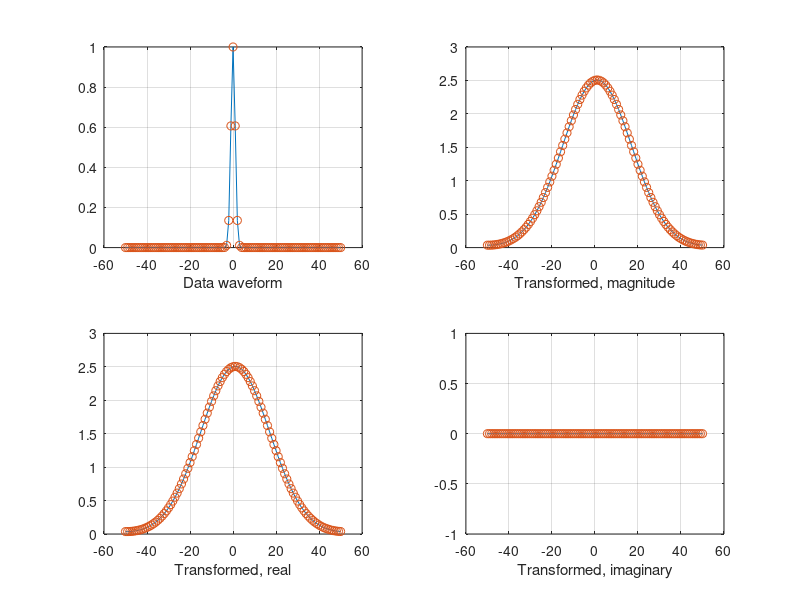
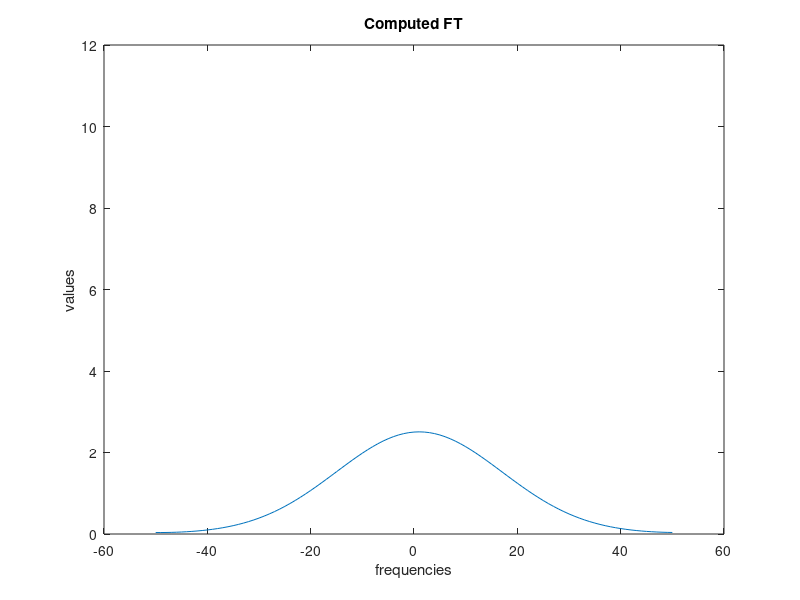
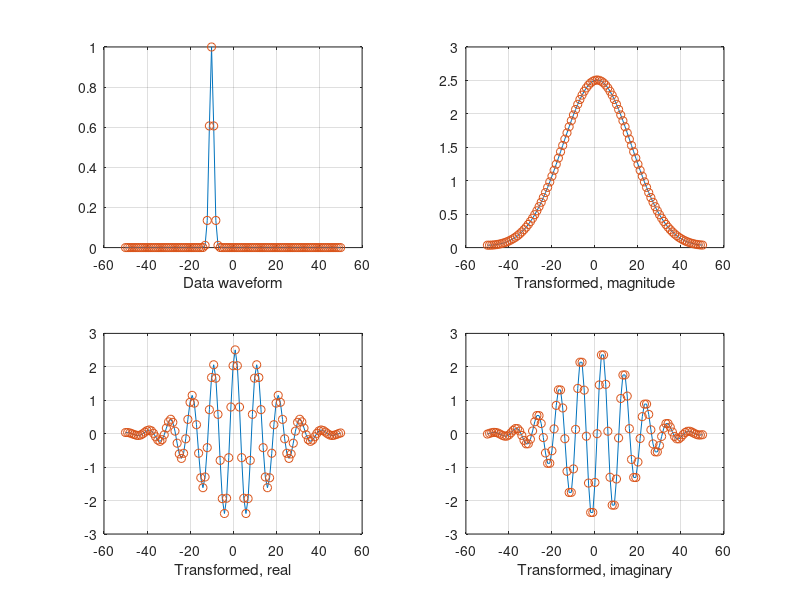
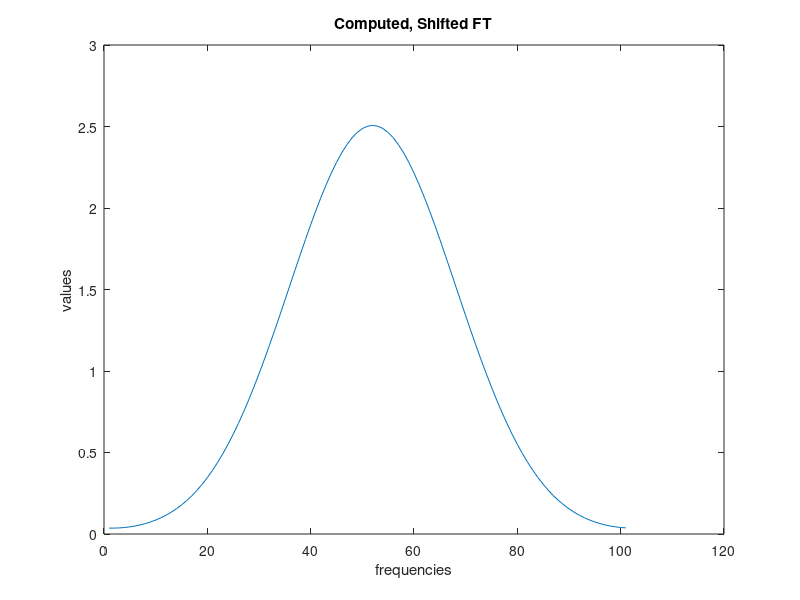

Reproduce these figures in MATLAB, in order.
% Lab 4 Part 1
%% 1.1 Fourier transform of a Gaussian pulse. 
%% 1.2 Numerical verification.

clear; clf; clc;
sigma=1; % value of sigma changes manually
N=50; % arbitrary length
fs = 50;
Ts = 1/fs;
t=-N:1:N;

x=exp(-t.^2/(2*sigma^2)); % Gaussian function
xs = circshift(x,[0 -N]); 

subplot(221);
plot(t,x);grid;
xlabel('Data waveform');
hold on; plot(t,x,'o'); hold off;

% Computed FT
xx=fft(xs);    
xxs = circshift(xx,[0 -N]);
subplot(222);
plot(t, abs(xxs));grid;xlabel('Transformed, magnitude');
hold on; plot(t,abs(xxs),'o'); hold off;

subplot(223);
plot(t, real(xxs));grid;xlabel('Transformed, real');
hold on; plot(t, real(xxs), 'o'); hold off; 

subplot(224)
plot(t,imag(xxs)); grid;
xlabel('Transformed, imaginary');
hold on; plot(t, imag(xxs), 'o'); hold off;

figure(gcf);

% Approximated FT
Xk = zeros(N*2+1,1);
for k = 1:N*2+1
    Xk(k) = Xk(k)+1/(sqrt(N))*(1/(Ts*sqrt(N)))*xxs(k);
end

Xks = circshift(Xk,[0 -N]);

% VERIFY:
figure; plot(t,xxs)
title('Computed FT');xlabel('frequencies');ylabel('values')
ylim([0 12])
figure; plot(t,Xks)
title('Derived FT');xlabel('frequencies');ylabel('values')
ylim([0 12])

% Since Xk = xx, which means that the Fourier transform of the Gaussian
% pulse is the same as the DFT of the sampled signal (which can be called
% an approximation of the FT), we verify that our derivation is correct.

%% 1.3 Fourier transform of a shifted Gaussian pulse.

clear; clf; clc;
sigma=1; % value of sigma changes manually
N=50; % arbitrary length of DFT
fs = 50;
Ts = 1/fs;
t=-N:1:N;
tau = 10; % shift length
mu = 0; % generic mu

x=exp(-(t+tau-mu).^2/(2*sigma^2)); % Gaussian function
xs = circshift(x,[0 -N]); 

subplot(221);
plot(t,x);grid;
xlabel('Data waveform');
hold on; plot(t,x,'o'); hold off;

xx=fft(xs)*exp(-1i*2*pi*tau); % shifted FT is simply multiplied by a complex number
xxs = circshift(xx,[0 -N]);
subplot(222);
plot(t, abs(xxs));grid;xlabel('Transformed, magnitude');
hold on; plot(t,abs(xxs),'o'); hold off;

subplot(223);

plot(t, real(xxs));grid;xlabel('Transformed, real');
hold on; plot(t, real(xxs), 'o'); hold off;

subplot(224)
plot(t,imag(xxs)); grid;
xlabel('Transformed, imaginary');
hold on; plot(t, imag(xxs), 'o'); hold off;

figure(gcf);

Xk = zeros(N*2+1,1);
for k = 1:N*2+1
    Xk(k) = Xk(k)+1/(sqrt(N))*(1/(Ts*sqrt(N)))*xxs(k);
end
Xks = circshift(Xk,[0 -N]);

% VERIFY:
figure; plot(abs(xxs))
title('Computed, Shifted FT');xlabel('frequencies');ylabel('values')
figure; plot(abs(Xks))
title('Derived, Shifted FT');xlabel('frequencies');ylabel('values')

% Since Xk = xx, which means that the Fourier transform of the Gaussian
% pulse is the same as the DFT of the sampled signal (which can be called
% an approximation of the FT), we verify that our derivation is correct.